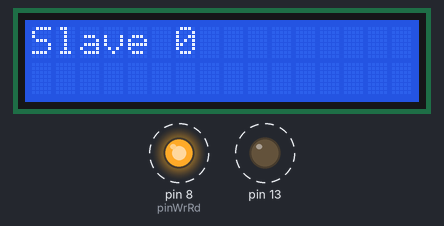
This sketch was run on a simulated Arduino Uno, built with avr-gcc and run on an emulated ATmega328P. Shown: 16×2 character LCD, output pins drawn as LEDs (lit = HIGH). Dashed ring = blinking. What the sketch prints to the serial monitor is not drawn.

Above: at 56.3 s.
Timing chart, 0 to 130.0 s (numbered marks = the images above):
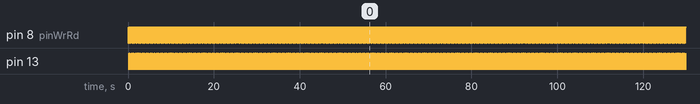

The sketch:

Tele485Master_GET_LCD.ino
```cpp
#include <SoftwareSerial.h>
//INCLUIR BIBLIOTECA
#include <LiquidCrystal.h>
//DIFINIR PINOS DO DISPLAY
LiquidCrystal lcd(12,11,4,5,6,7);

SoftwareSerial mySerial(2, 3); // RX, TX

int pinWrRd = 8;

bool writeOp = HIGH;
bool readOp = LOW;

void pisca() {
  digitalWrite(13, HIGH);
  delay(50); // Wait for 1000 millisecond(s)
  digitalWrite(13, LOW);
  delay(50); // Wait for 1000 millisecond(s)
}

void setup()
{
  pinMode(13, OUTPUT);
  pinMode(pinWrRd, OUTPUT);
  digitalWrite(pinWrRd, writeOp );
  Serial.begin(9600);
  mySerial.begin(9600);  // UART
  lcd.begin(16,2);
}

String datagrama( byte endereco, byte comando, byte io, byte valor ) {
  String pack = "" ;
  pack = pack + endereco;
  pack = pack + comando ;
  pack = pack + io;
  pack = pack + valor ;
  return pack;
}

String toHex2( byte aConv ) {
  byte bHi = aConv / 16;
  byte bLow = aConv & 0x0F ;
  String sHi = "";
  if (bHi <= 9) {
    sHi = sHi + bHi ;
  } else
  {
    sHi = sHi + (55 + bHi);
  }
  String sLow = "";
  if (bLow <= 9) {
    sLow = sLow + bLow ;
  } else
  {
    sLow = sLow + (55 + bLow);
  }
  return sHi + sLow;
}


void transmiteComCS( String mensagem ) {
  byte CS = 0;
  for (int i=0; i < mensagem.length(); i++ ) {
    char cOne = mensagem.charAt(i) ;
    CS = CS xor cOne;
    Serial.print( cOne , HEX );
    delay(1);
    mySerial.print( cOne , HEX );
    delay(1);
  }

  String toTx = toHex2( CS );
  Serial.print( toTx );
  mySerial.print( toTx );
  delay(1);
}

int aguardaRead() {
    digitalWrite(pinWrRd, readOp );
    delay(1);
    unsigned long horaEnvio = millis();
    unsigned long passou = 0;
    String chegando = "";
    while (passou < 40) {
      passou = millis() - horaEnvio;
      if (mySerial.available() > 0) {
        char cc = mySerial.read();
        chegando = chegando + cc;
      }
    }
    //if (chegando.length() == 10) {
      // tamanho ok
    //}
    //Serial.print("T");
    //int taman = chegando.length();
    //Serial.println( taman );
    lcd.clear();
    //DEFINE INICIO DO TEXTO
    lcd.setCursor(0,0);
    //ESCREVA
    lcd.print("Slave 0");
    //DEFINE INICIO DO TEXTO SEGUNDA LINHA
    lcd.setCursor(2,1);
    lcd.print( chegando );
    Serial.println(chegando);

    // volta ao modo escrita
    digitalWrite(pinWrRd, writeOp );
    delay(1);
    while (mySerial.available()>0) {
      char cc = mySerial.read();
    }
}

String pacote = "";

void leituraSlave0() {
  // comando de leitura
  pacote = datagrama( 1 , 0 , 1 , 1 );
  transmiteComCS( pacote );
  Serial.println("<>");
  // aguarda 20 ms a resposta
  aguardaRead();
}

void loop()
{

  leituraSlave0();
  //pisca();


  // Escrita, no endero 1 (slave1),
  pacote = datagrama( 1 , 1 , 1 , 1 );
  transmiteComCS( pacote );
  Serial.println(".");
  pisca();

  leituraSlave0();
  //pisca();


  pacote = datagrama( 2 , 1 , 1 , 1 );
  transmiteComCS( pacote );
  Serial.println(".");
  pisca();


  leituraSlave0();
  //pisca();

  pacote = datagrama( 1 , 1 , 1 , 0 );
  transmiteComCS( pacote );
  Serial.println(".");
  pisca();

  leituraSlave0();
  //pisca();

  pacote = datagrama( 2 , 1 , 1 , 0 );
  transmiteComCS( pacote );
  Serial.println(".");
  pisca();

}
```

Measured:
- by itself, pin 8 (pinWrRd): alternates HIGH for 0.14 s and LOW for 0.04 s
- by itself, pin 13: alternates HIGH for 0.05 s and LOW for 0.14 s
